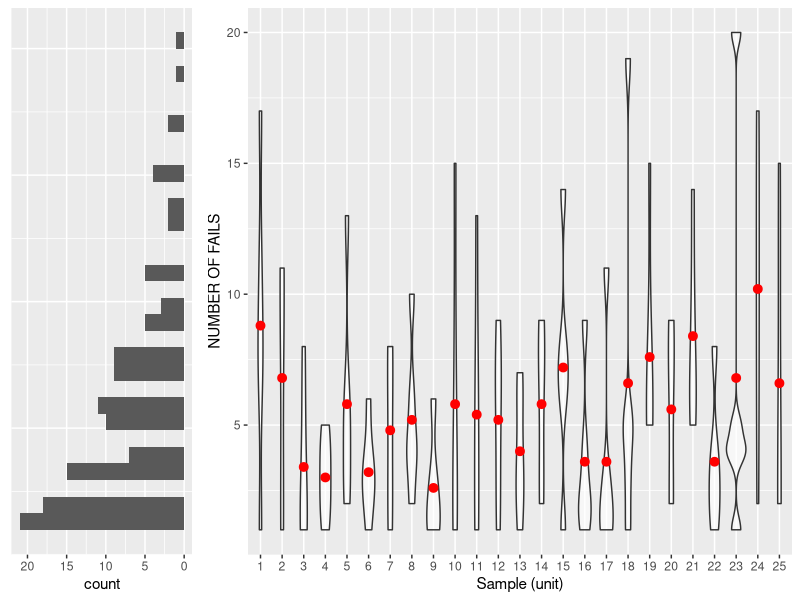

Here is the R script that generated this plot: (Note: this script raises an error after producing the figure.)
require(ggplot2)

dados.cont = matrix(c(
  8 ,7  ,1  ,  11,  17,
  11,1  ,11,   2,  9,
  1 ,1  ,8  ,  2,  5,
  3 ,2  ,5  ,  1,  4,
  3 ,2  ,13,   6,  5,
  6 ,3  ,3  ,  3,  1,
  8 ,8  ,2  ,  1,  5,
  4 ,10 ,2  , 6 , 4,
  1 ,6  ,1  ,  3,  2,
  15, 1 ,3  , 2 , 8,
  1 ,7 ,13  ,5 , 1 ,
  6 ,7 ,9   ,3 , 1,
  7 ,6 ,3   ,3 , 1,
  2 ,9 ,3   ,8 , 7,
  6 ,14, 7  ,1 , 8,
  2 ,9 ,4   ,2 , 1,
  11, 1, 1  ,3 , 2,
  5 ,5 ,19  ,1 , 3,
  6 ,15,5   ,6 , 6,
  2 ,7 ,9   ,2 , 8,
  7 ,5 ,6   ,14,  10,
  4 ,3 ,8   ,1 , 2,
  4 ,1 ,4   ,20,  5,
  15, 2, 7  ,10,  17,
  2 ,15, 3  ,11,  2), ncol = 5, byrow = T )

dados.cont |> head()

ss=as.data.frame(cbind(as.numeric(dados.cont),rep(1:dim(dados.cont)[1],dim(dados.cont)[2])))
colnames(ss)=c("value","sample")

p1=ggplot(ss, aes(x=value)) + geom_histogram() + coord_flip() + 
  scale_y_reverse() + theme(
    axis.title.y=element_blank(),
    axis.text.y=element_blank(),
    axis.ticks.y=element_blank())

p2=ggplot(ss,aes(x=as.factor(sample),y=value)) + 
  geom_violin(alpha=0.6) + xlab("Sample (unit)") + 
  ylab("NUMBER OF FAILS") +
  stat_summary(fun = "mean",col="red")

cowplot::plot_grid(p1,p2,rel_heights = c(2,1),
                   rel_widths = c(1,3))

# MEAN PER BLOCK
apply(dados.cont, 1, mean)
# TOTAL PER BLOCK
apply(dados.cont, 1, sum)

plot.control(dados.cont, type = 'count', fase1 = 15/25, xlab = 'Amostra', ylab = 'Total', 
             tit = 'Curso csds', size =  30, L = 3, samples = 5)
